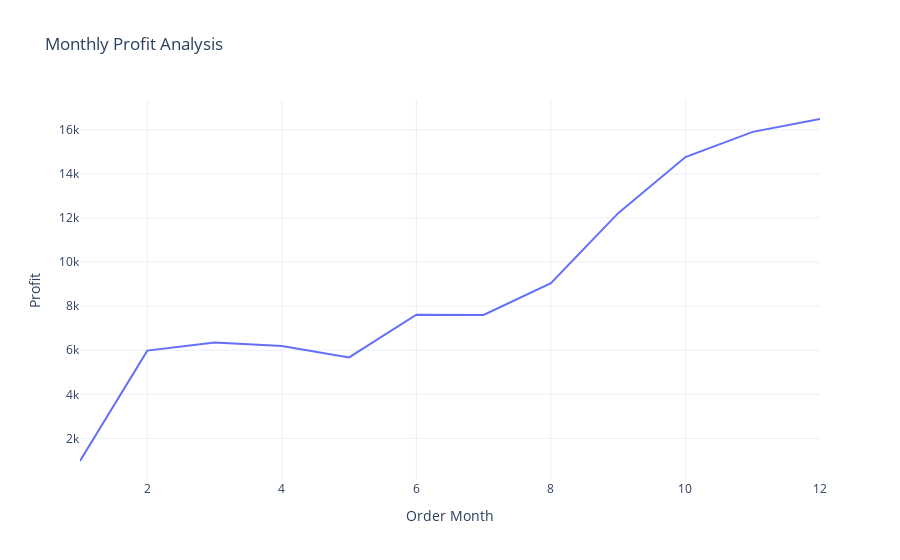

Here is the notebook cell this chart was saved with:
### Code cell
fig= px.line(profit_by_month, x='Order Month',y= 'Profit',title ='Monthly Profit Analysis')


fig.show()

### Figure 1 — Plotly figure (JSON) as saved in the notebook; plotly's stock layout.template omitted (floating-point values rounded to 4 significant figures)
{"data": [{"hovertemplate": "Order Month=%{x}<br>Profit=%{y}<extra></extra>", "legendgroup": "", "line": {"color": "#636efa", "dash": "solid"}, "marker": {"symbol": "circle"}, "mode": "lines", "name": "", "orientation": "v", "showlegend": false, "type": "scatter", "x": [1, 2, 3, 4, 5, 6, 7, 8, 9, 10, 11, 12], "xaxis": "x", "y": [974.1, 5982.0, 6349.0, 6194.0, 5675.0, 7611.0, 7597.0, 9045.0, 12220.0, 14760.0, 15900.0, 16490.0], "yaxis": "y"}], "layout": {"autosize": true, "dragmode": "zoom", "legend": {"tracegroupgap": 0}, "title": {"text": "Monthly Profit Analysis"}, "xaxis": {"anchor": "y", "autorange": true, "domain": [0, 1], "range": [1, 12], "showspikes": false, "title": {"text": "Order Month"}, "type": "linear"}, "yaxis": {"anchor": "x", "autorange": true, "domain": [0, 1], "range": [112.1, 17350.0], "showspikes": false, "title": {"text": "Profit"}, "type": "linear"}}}
